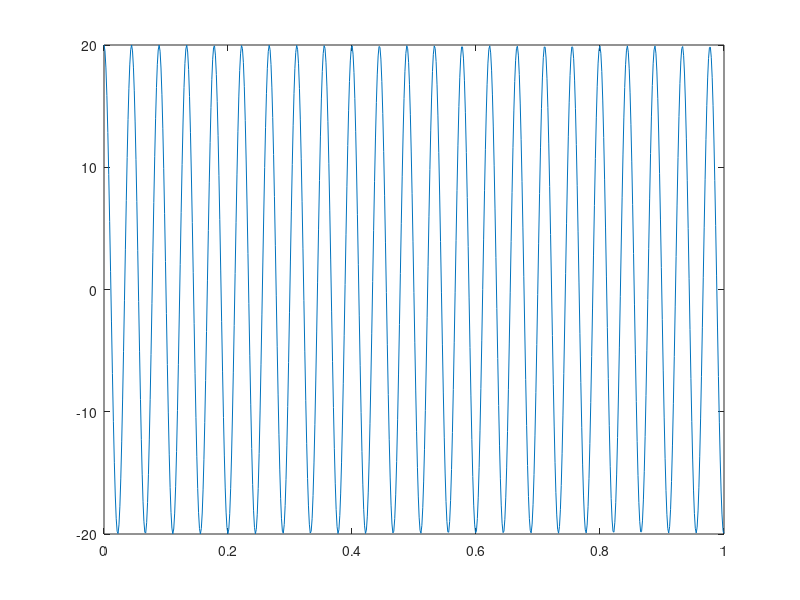

Source code (MATLAB):
function c_he_wall
global k h b us

k=1; h=10; b=10^(-3); us=0; 



u0 = 20; %temp at x=0 
J0 = 1 %flux at x=0

y0 = [u0; J0]; %set initail condition vector
xend = 1; %2*10^(-2);  

[xsol, ysol] = ode45(@rhs, [0 xend], y0); 
Usol = ysol(:,1); 

plot(xsol, Usol); 

function ydot = rhs(x, y)
global k h b us

U = y(1);
J = y(2);

Udot = -k*J;
Jdot = 2*h/(k*b)*(U - us); 
ydot = [Udot; Jdot];
